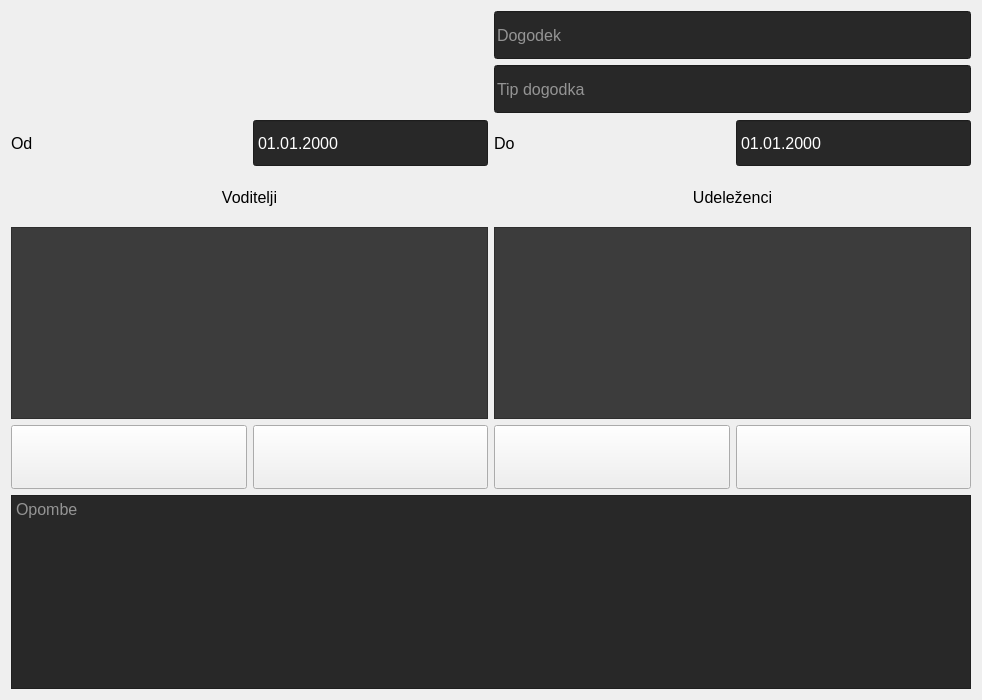
<?xml version="1.0" encoding="UTF-8"?>
<ui version="4.0">
 <class>EventWidget</class>
 <widget class="QWidget" name="EventWidget">
  <property name="geometry">
   <rect>
    <x>0</x>
    <y>0</y>
    <width>982</width>
    <height>700</height>
   </rect>
  </property>
  <property name="windowTitle">
   <string>Form</string>
  </property>
  <layout class="QGridLayout" name="gridLayout">
   <item row="1" column="1">
    <widget class="QLineEdit" name="type_edit">
     <property name="sizePolicy">
      <sizepolicy hsizetype="Minimum" vsizetype="Minimum">
       <horstretch>0</horstretch>
       <verstretch>0</verstretch>
      </sizepolicy>
     </property>
     <property name="minimumSize">
      <size>
       <width>0</width>
       <height>48</height>
      </size>
     </property>
     <property name="maximumSize">
      <size>
       <width>16777215</width>
       <height>48</height>
      </size>
     </property>
     <property name="font">
      <font>
       <pointsize>12</pointsize>
      </font>
     </property>
     <property name="styleSheet">
      <string notr="true">color: white;
background-color: rgb(40,40,40);</string>
     </property>
     <property name="placeholderText">
      <string>Tip dogodka</string>
     </property>
    </widget>
   </item>
   <item row="0" column="0">
    <widget class="QLabel" name="number_label">
     <property name="sizePolicy">
      <sizepolicy hsizetype="Minimum" vsizetype="Minimum">
       <horstretch>0</horstretch>
       <verstretch>0</verstretch>
      </sizepolicy>
     </property>
     <property name="minimumSize">
      <size>
       <width>0</width>
       <height>32</height>
      </size>
     </property>
     <property name="maximumSize">
      <size>
       <width>16777215</width>
       <height>32</height>
      </size>
     </property>
     <property name="text">
      <string/>
     </property>
    </widget>
   </item>
   <item row="4" column="1">
    <layout class="QVBoxLayout" name="verticalLayout">
     <item>
      <widget class="QListWidget" name="person_list">
       <property name="sizePolicy">
        <sizepolicy hsizetype="Minimum" vsizetype="Minimum">
         <horstretch>0</horstretch>
         <verstretch>0</verstretch>
        </sizepolicy>
       </property>
       <property name="font">
        <font>
         <pointsize>12</pointsize>
        </font>
       </property>
       <property name="styleSheet">
        <string notr="true">background-color: rgb(60,60,60);</string>
       </property>
      </widget>
     </item>
     <item>
      <layout class="QHBoxLayout" name="horizontalLayout_2">
       <item>
        <widget class="QPushButton" name="add_person_button">
         <property name="minimumSize">
          <size>
           <width>0</width>
           <height>64</height>
          </size>
         </property>
         <property name="maximumSize">
          <size>
           <width>16777215</width>
           <height>64</height>
          </size>
         </property>
         <property name="text">
          <string/>
         </property>
         <property name="icon">
          <iconset resource="../../resources/resources.qrc">
           <normaloff>:/icons/icons/add.png</normaloff>:/icons/icons/add.png</iconset>
         </property>
         <property name="iconSize">
          <size>
           <width>32</width>
           <height>32</height>
          </size>
         </property>
        </widget>
       </item>
       <item>
        <widget class="QPushButton" name="remove_person_button">
         <property name="minimumSize">
          <size>
           <width>0</width>
           <height>64</height>
          </size>
         </property>
         <property name="maximumSize">
          <size>
           <width>16777215</width>
           <height>64</height>
          </size>
         </property>
         <property name="text">
          <string/>
         </property>
         <property name="icon">
          <iconset resource="../../resources/resources.qrc">
           <normaloff>:/icons/icons/remove.png</normaloff>:/icons/icons/remove.png</iconset>
         </property>
         <property name="iconSize">
          <size>
           <width>32</width>
           <height>32</height>
          </size>
         </property>
        </widget>
       </item>
      </layout>
     </item>
    </layout>
   </item>
   <item row="5" column="0" colspan="2">
    <widget class="QPlainTextEdit" name="comments_edit">
     <property name="sizePolicy">
      <sizepolicy hsizetype="Minimum" vsizetype="Minimum">
       <horstretch>0</horstretch>
       <verstretch>0</verstretch>
      </sizepolicy>
     </property>
     <property name="font">
      <font>
       <pointsize>12</pointsize>
      </font>
     </property>
     <property name="styleSheet">
      <string notr="true">color: white;
background-color: rgb(40,40,40);</string>
     </property>
     <property name="placeholderText">
      <string>Opombe</string>
     </property>
    </widget>
   </item>
   <item row="0" column="1">
    <widget class="QLineEdit" name="name_edit">
     <property name="sizePolicy">
      <sizepolicy hsizetype="Minimum" vsizetype="Minimum">
       <horstretch>0</horstretch>
       <verstretch>0</verstretch>
      </sizepolicy>
     </property>
     <property name="minimumSize">
      <size>
       <width>0</width>
       <height>48</height>
      </size>
     </property>
     <property name="maximumSize">
      <size>
       <width>16777215</width>
       <height>48</height>
      </size>
     </property>
     <property name="font">
      <font>
       <pointsize>12</pointsize>
      </font>
     </property>
     <property name="styleSheet">
      <string notr="true">color: white;
background-color: rgb(40,40,40);</string>
     </property>
     <property name="placeholderText">
      <string>Dogodek</string>
     </property>
    </widget>
   </item>
   <item row="2" column="1">
    <layout class="QHBoxLayout" name="horizontalLayout">
     <item>
      <widget class="QLabel" name="to_text">
       <property name="sizePolicy">
        <sizepolicy hsizetype="Minimum" vsizetype="Minimum">
         <horstretch>0</horstretch>
         <verstretch>0</verstretch>
        </sizepolicy>
       </property>
       <property name="minimumSize">
        <size>
         <width>0</width>
         <height>48</height>
        </size>
       </property>
       <property name="maximumSize">
        <size>
         <width>16777215</width>
         <height>48</height>
        </size>
       </property>
       <property name="font">
        <font>
         <pointsize>12</pointsize>
        </font>
       </property>
       <property name="text">
        <string>Do</string>
       </property>
      </widget>
     </item>
     <item>
      <widget class="QDateEdit" name="to_edit">
       <property name="sizePolicy">
        <sizepolicy hsizetype="Minimum" vsizetype="Minimum">
         <horstretch>0</horstretch>
         <verstretch>0</verstretch>
        </sizepolicy>
       </property>
       <property name="minimumSize">
        <size>
         <width>0</width>
         <height>48</height>
        </size>
       </property>
       <property name="maximumSize">
        <size>
         <width>16777215</width>
         <height>48</height>
        </size>
       </property>
       <property name="font">
        <font>
         <pointsize>12</pointsize>
        </font>
       </property>
       <property name="styleSheet">
        <string notr="true">color: white;
background-color: rgb(40,40,40);</string>
       </property>
       <property name="buttonSymbols">
        <enum>QAbstractSpinBox::NoButtons</enum>
       </property>
       <property name="minimumDate">
        <date>
         <year>2000</year>
         <month>1</month>
         <day>1</day>
        </date>
       </property>
       <property name="displayFormat">
        <string>dd.MM.yyyy</string>
       </property>
      </widget>
     </item>
    </layout>
   </item>
   <item row="4" column="0">
    <layout class="QVBoxLayout" name="verticalLayout_2">
     <item>
      <widget class="QListWidget" name="leaders_list">
       <property name="sizePolicy">
        <sizepolicy hsizetype="Minimum" vsizetype="Minimum">
         <horstretch>0</horstretch>
         <verstretch>0</verstretch>
        </sizepolicy>
       </property>
       <property name="styleSheet">
        <string notr="true">background-color: rgb(60,60,60);</string>
       </property>
      </widget>
     </item>
     <item>
      <layout class="QHBoxLayout" name="horizontalLayout_3">
       <item>
        <widget class="QPushButton" name="add_leader_button">
         <property name="sizePolicy">
          <sizepolicy hsizetype="Minimum" vsizetype="Minimum">
           <horstretch>0</horstretch>
           <verstretch>0</verstretch>
          </sizepolicy>
         </property>
         <property name="minimumSize">
          <size>
           <width>0</width>
           <height>64</height>
          </size>
         </property>
         <property name="maximumSize">
          <size>
           <width>16777215</width>
           <height>64</height>
          </size>
         </property>
         <property name="text">
          <string/>
         </property>
         <property name="icon">
          <iconset resource="../../resources/resources.qrc">
           <normaloff>:/icons/icons/add.png</normaloff>:/icons/icons/add.png</iconset>
         </property>
         <property name="iconSize">
          <size>
           <width>32</width>
           <height>32</height>
          </size>
         </property>
        </widget>
       </item>
       <item>
        <widget class="QPushButton" name="remove_leader_button">
         <property name="sizePolicy">
          <sizepolicy hsizetype="Minimum" vsizetype="Minimum">
           <horstretch>0</horstretch>
           <verstretch>0</verstretch>
          </sizepolicy>
         </property>
         <property name="minimumSize">
          <size>
           <width>0</width>
           <height>64</height>
          </size>
         </property>
         <property name="maximumSize">
          <size>
           <width>16777215</width>
           <height>64</height>
          </size>
         </property>
         <property name="text">
          <string/>
         </property>
         <property name="icon">
          <iconset resource="../../resources/resources.qrc">
           <normaloff>:/icons/icons/remove.png</normaloff>:/icons/icons/remove.png</iconset>
         </property>
         <property name="iconSize">
          <size>
           <width>32</width>
           <height>32</height>
          </size>
         </property>
        </widget>
       </item>
      </layout>
     </item>
    </layout>
   </item>
   <item row="2" column="0">
    <layout class="QHBoxLayout" name="horizontalLayout_4">
     <item>
      <widget class="QLabel" name="from_text">
       <property name="sizePolicy">
        <sizepolicy hsizetype="Minimum" vsizetype="Minimum">
         <horstretch>0</horstretch>
         <verstretch>0</verstretch>
        </sizepolicy>
       </property>
       <property name="minimumSize">
        <size>
         <width>0</width>
         <height>48</height>
        </size>
       </property>
       <property name="maximumSize">
        <size>
         <width>16777215</width>
         <height>48</height>
        </size>
       </property>
       <property name="font">
        <font>
         <pointsize>12</pointsize>
        </font>
       </property>
       <property name="text">
        <string>Od</string>
       </property>
      </widget>
     </item>
     <item>
      <widget class="QDateEdit" name="from_edit">
       <property name="sizePolicy">
        <sizepolicy hsizetype="Minimum" vsizetype="Minimum">
         <horstretch>0</horstretch>
         <verstretch>0</verstretch>
        </sizepolicy>
       </property>
       <property name="minimumSize">
        <size>
         <width>0</width>
         <height>48</height>
        </size>
       </property>
       <property name="maximumSize">
        <size>
         <width>16777215</width>
         <height>48</height>
        </size>
       </property>
       <property name="font">
        <font>
         <pointsize>12</pointsize>
        </font>
       </property>
       <property name="styleSheet">
        <string notr="true">color: white;
background-color: rgb(40,40,40);</string>
       </property>
       <property name="buttonSymbols">
        <enum>QAbstractSpinBox::NoButtons</enum>
       </property>
       <property name="minimumDate">
        <date>
         <year>2000</year>
         <month>1</month>
         <day>1</day>
        </date>
       </property>
       <property name="displayFormat">
        <string>dd.MM.yyyy</string>
       </property>
      </widget>
     </item>
    </layout>
   </item>
   <item row="3" column="0">
    <widget class="QLabel" name="leaders_text">
     <property name="minimumSize">
      <size>
       <width>0</width>
       <height>48</height>
      </size>
     </property>
     <property name="maximumSize">
      <size>
       <width>16777215</width>
       <height>48</height>
      </size>
     </property>
     <property name="font">
      <font>
       <pointsize>12</pointsize>
      </font>
     </property>
     <property name="text">
      <string>Voditelji</string>
     </property>
     <property name="alignment">
      <set>Qt::AlignCenter</set>
     </property>
    </widget>
   </item>
   <item row="3" column="1">
    <widget class="QLabel" name="participants_text">
     <property name="minimumSize">
      <size>
       <width>0</width>
       <height>48</height>
      </size>
     </property>
     <property name="maximumSize">
      <size>
       <width>16777215</width>
       <height>48</height>
      </size>
     </property>
     <property name="font">
      <font>
       <pointsize>12</pointsize>
      </font>
     </property>
     <property name="text">
      <string>Udeleženci</string>
     </property>
     <property name="alignment">
      <set>Qt::AlignCenter</set>
     </property>
    </widget>
   </item>
  </layout>
 </widget>
 <resources>
  <include location="../../resources/resources.qrc"/>
 </resources>
 <connections/>
</ui>
